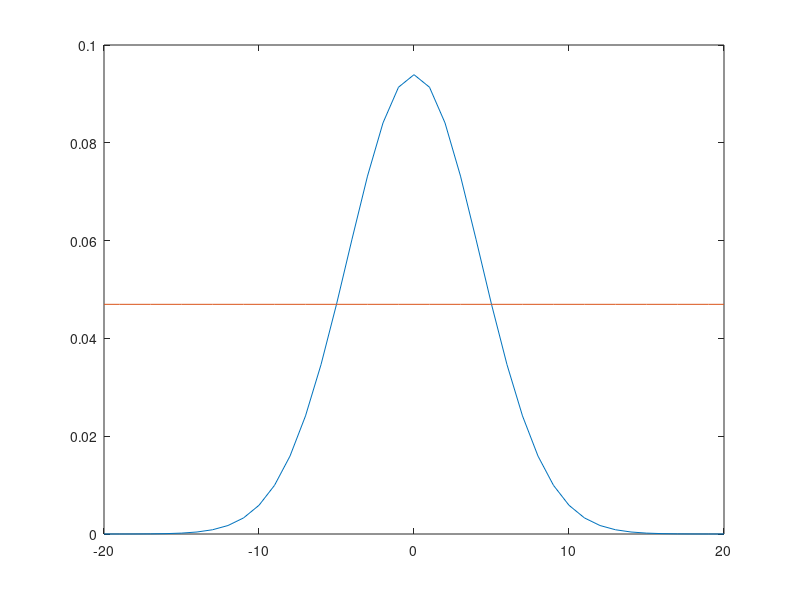

Write MATLAB code to recreate this figure.
% In order to exactly respect McCann's illuminants
% i.e. to have a bandwidth of 10 nm at half-height

moy = 0;
std = 4.247;
mag = 1;
x = [-20:20];

illum = mag * normpdf(x, moy, std);
hhdot = max(illum(:))/2 * ones(size(x));

% Cost
cost = illum(16) - hhdot(16) 

% Plots
figure(81); plot(x, illum);
hold on, plot(x, hhdot);